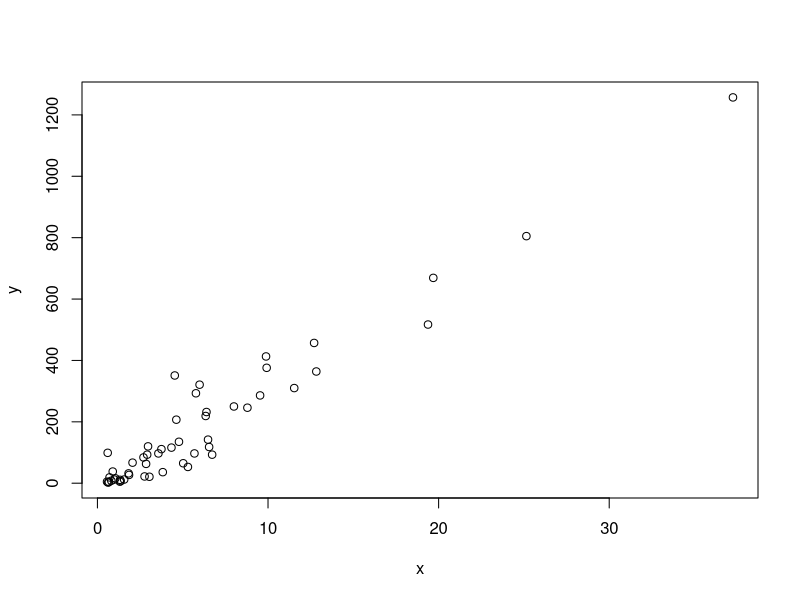
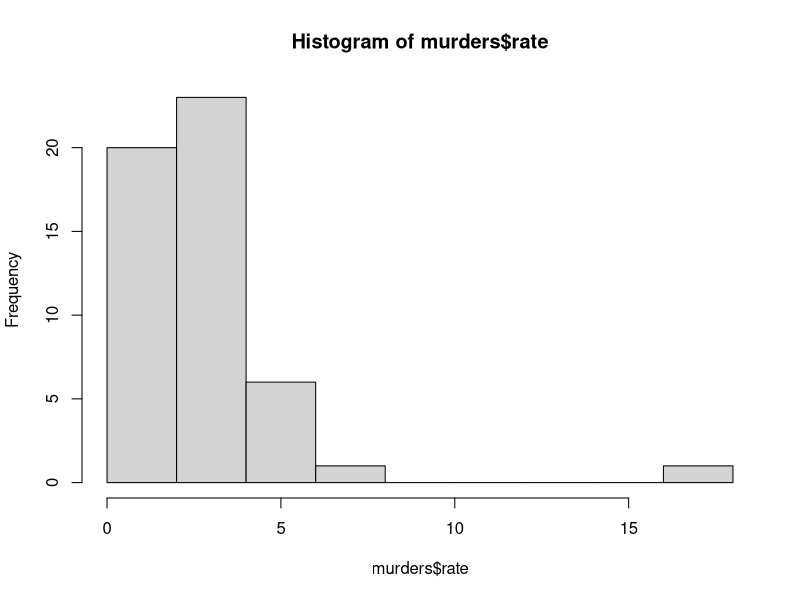
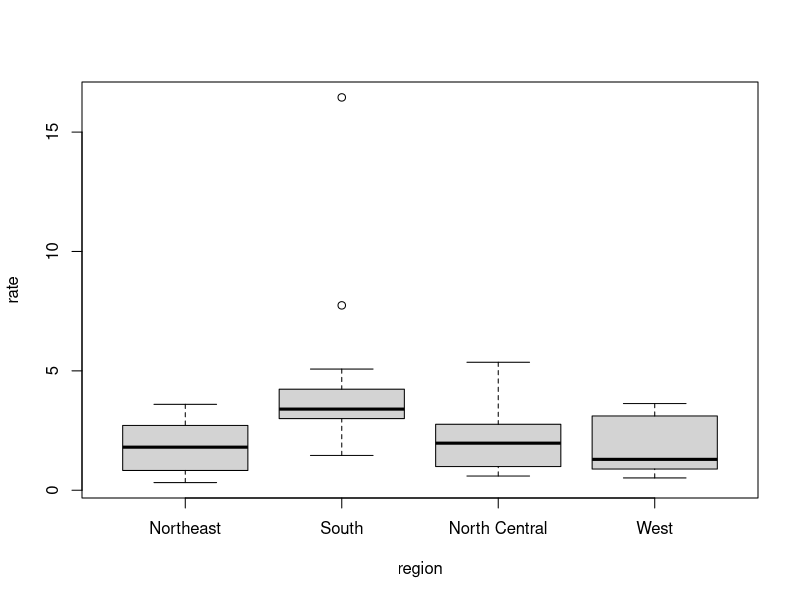

Reproduce these figures in R, in order.
library(dplyr)
library(dslabs)
data("murders")

# a simple scatterplot of total murders versus population
x <- murders$population /10^6
y <- murders$total
plot(x, y)

# a histogram of murder rates
murders <- mutate(murders, rate = total / population * 100000)
hist(murders$rate)

# boxplots of murder rates by region
boxplot(rate~region, data = murders)
